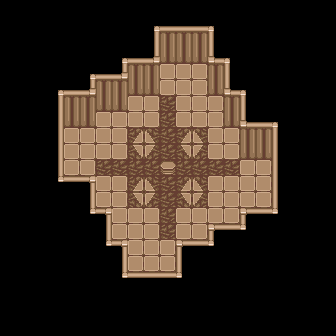

Rendered tile map (Tiled .tmx) drawn with the repository's tilesets; below, a short description and the map source with its tile grids summarised:
An orthogonal 21x21 tile map with 16x16 px tiles, 10 tile layers (Ground, PhaseWalls, Walls, BottomWalls, ...), 1 hidden layer not drawn, 2 tilesets and 1 object (LootSpawn).

<map version="1.10" tiledversion="1.11.2" orientation="orthogonal" renderorder="right-down" width="21" height="21" tilewidth="16" tileheight="16" infinite="0" nextlayerid="15" nextobjectid="2">
 <properties>
  <property name="unity:SortingLayer" value="Walls" />
  <property name="unity:SortingOrder" value="10" />
  <property name="unity:layer" value="IgnoreProjectile" />
 </properties>
 <tileset firstgid="1" source="../Tilesets/Chests.tsx" />
 <tileset firstgid="4" source="../Tilesets/SpriteSheetGeneral.tsx" />
 <layer id="1" name="Ground" width="21" height="21">
  <properties>
   <property name="unity:SortingLayer" value="Ground" />
  </properties>
  <data>[441 cells, 129 non-empty, 3 distinct tile ids]</data>
 </layer>
 <layer id="11" name="PhaseWalls" width="21" height="21">
  <properties>
   <property name="unity:SortingLayer" value="Walls" />
   <property name="unity:layer" value="IgnoreProjectile" />
  </properties>
  <data>[441 cells, 19 non-empty, 1 distinct tile ids]</data>
 </layer>
 <layer id="2" name="Walls" width="21" height="21">
  <properties>
   <property name="unity:SortingLayer" value="Walls" />
   <property name="unity:layer" value="Wall" />
  </properties>
  <data>[441 cells, 124 non-empty, 11 distinct tile ids]</data>
 </layer>
 <layer id="3" name="BottomWalls" width="21" height="21">
  <properties>
   <property name="unity:SortingLayer" value="Entities" />
   <property name="unity:SortingOrder" type="int" value="100" />
   <property name="unity:layer" value="IgnorePlayer" />
  </properties>
  <data>[441 cells, 19 non-empty, 3 distinct tile ids]</data>
 </layer>
 <layer id="4" name="WestExit" width="21" height="21">
  <properties>
   <property name="unity:SortingLayer" value="Entities" />
   <property name="unity:SortingOrder" type="int" value="101" />
   <property name="unity:layer" value="Wall" />
  </properties>
  <data>[441 cells, 24 non-empty, 3 distinct tile ids]</data>
 </layer>
 <layer id="5" name="EastExit" width="21" height="21">
  <properties>
   <property name="unity:SortingLayer" value="Entities" />
   <property name="unity:SortingOrder" type="int" value="101" />
   <property name="unity:layer" value="Wall" />
  </properties>
  <data>[441 cells, 25 non-empty, 3 distinct tile ids]</data>
 </layer>
 <layer id="6" name="SouthExit" width="21" height="21">
  <properties>
   <property name="unity:SortingLayer" value="Entities" />
   <property name="unity:SortingOrder" type="int" value="100" />
   <property name="unity:layer" value="Wall" />
  </properties>
  <data>[441 cells, 16 non-empty, 3 distinct tile ids]</data>
 </layer>
 <layer id="7" name="NorthExit" width="21" height="21">
  <properties>
   <property name="unity:SortingLayer" value="Walls" />
   <property name="unity:SortingOrder" type="int" value="10" />
   <property name="unity:layer" value="Wall" />
  </properties>
  <data>[441 cells, 10 non-empty, 4 distinct tile ids]</data>
 </layer>
 <layer id="12" name="NorthPhaseWall" width="21" height="21">
  <properties>
   <property name="unity:SortingLayer" value="Walls" />
   <property name="unity:SortingOrder" value="10" />
   <property name="unity:layer" value="IgnoreProjectile" />
  </properties>
  <data>[441 cells, 2 non-empty, 1 distinct tile ids]</data>
 </layer>
 <layer id="14" name="Chest" width="21" height="21">
  <properties>
   <property name="unity:SortingLayer" value="Entities" />
   <property name="unity:SortingOrder" value="10" />
   <property name="unity:layer" value="Wall" />
  </properties>
  <data>[441 cells, 1 non-empty, 1 distinct tile ids]</data>
 </layer>
 <layer id="8" name="EntryCollider" width="21" height="21" visible="0" opacity="0.5">
  <properties>
   <property name="unity:IsTrigger" type="bool" value="true" />
   <property name="unity:ignore" value="Visual" />
   <property name="unity:layer" value="ZoneCollider" />
  </properties>
  <data>[441 cells, 132 non-empty, 1 distinct tile ids]</data>
 </layer>
 <objectgroup id="9" name="Doors">
  <object id="1" name="LootSpawn" type="LootSpawn" gid="108" x="160" y="176" width="16" height="16" />
 </objectgroup>
</map>
